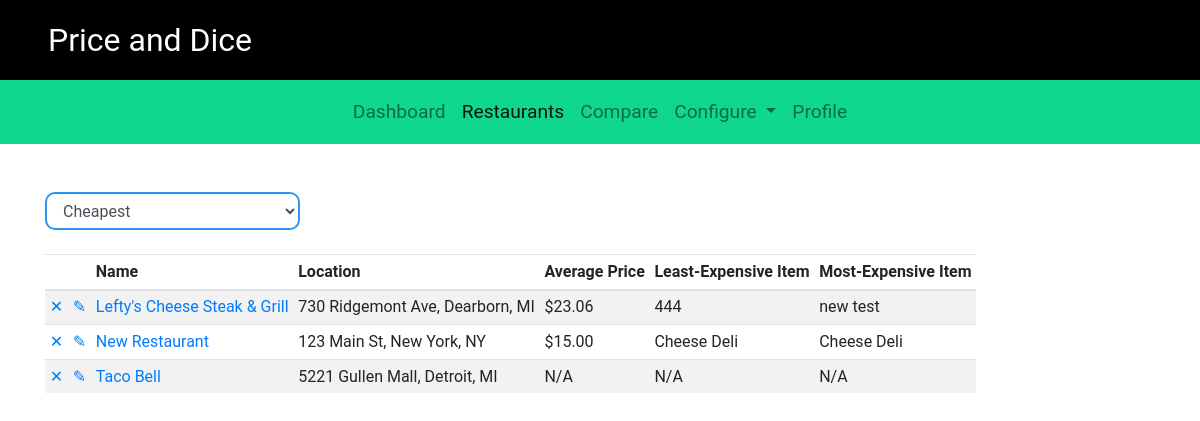
/campus/restaurant_list/, run on the app's committed database.
### campus/models.py (models this page shows, shortened)
class Restaurant(models.Model):
    name = models.CharField(max_length=200)
    location = models.CharField(max_length=200)
    phone_number = models.CharField(max_length=20, default='(xxx) xxx-xxxx')
    description = models.CharField(max_length=300, default='No description added')
    sunday = models.CharField(max_length=20, default=DEFAULT_HOURS)
    monday = models.CharField(max_length=20, default=DEFAULT_HOURS)
    tuesday = models.CharField(max_length=20, default=DEFAULT_HOURS)
    wednesday = models.CharField(max_length=20, default=DEFAULT_HOURS)
    thursday = models.CharField(max_length=20, default=DEFAULT_HOURS)
    friday = models.CharField(max_length=20, default=DEFAULT_HOURS)
    saturday = models.CharField(max_length=20, default=DEFAULT_HOURS)
    item_list = models.ManyToManyField(Item)
    def get_average_price(self):
        item_list = self.item_list.all()
        if not item_list:
            return 'N/A'
        else:
            num_item_list =  0
            total_price = 0
            for i in item_list:
                num_item_list += 1
                total_price += i.price
            return float(total_price / num_item_list)
    def get_min_price(self):
        item_list = self.item_list.all()
        if not item_list:
            return 'N/A'
        else:
            min_price = item_list[0].price
            for i in item_list:
                if i.price < min_price:
                    min_price = i.price
            return min_price
    def get_max_price(self):
        item_list = self.item_list.all()
        if not item_list:
            return 'N/A'
        else:
            max_price = item_list[0].price
            for i in item_list:
                if i.price > max_price:
                    max_price = i.price
            return max_price
    def get_cheapest_item(self):
        item_list = self.item_list.all()
        if not item_list:
            return 'N/A'
        else:
            cheap_price = self.get_min_price()
            cheap_item = None
            for i in item_list:
                if i.price == cheap_price:
                    cheap_item = i.name
                    break
        return cheap_item
    def get_most_expensive(self):
        item_list = self.item_list.all()
        if not item_list:
            return 'N/A'
        else:
            high_price = self.get_max_price()
            expensive_item = None
            for i in item_list:
                if i.price == high_price:
                    expensive_item = i.name
                    break
        return expensive_item

class Item(models.Model):
    price = models.FloatField(default=0)
    name = models.CharField(max_length=50)

### campus/views.py (the view)
# urls.py: path('restaurant_list/', views.restaurant_list, name='restaurant_list'),
def restaurant_list(request):
    restaurant_list = Restaurant.objects.all()
    context = {'restaurant_list': restaurant_list}
    return render(request, 'campus/restaurant-list.html', context)

### campus/templates/campus/restaurant-list.html (shortened to what this page needs)
{% extends "./base.html" %}
{% block restaurant_list_link %}
<li class="nav-item active">
     <a class="nav-link active" href="{% url 'campus:restaurant_list' %}">Restaurants</a>
</li>
{% endblock%}
{% block body %}
<div class="container content-top">
     <div class="row">
          <div class="col-lg-3">
               <select class="form-control blue-input">
                    <option value="1">Cheapest</option>
               </select>
          </div>
     </div>
     <br>
     <div class="row">
          <div class="col-lg-12">
               <table class="table table-sm table-hover table-responsive table-striped">
                    <thead>
                         <tr>
                              <th></th>
                              <th></th>
                              <th>Name</th>
                              <th>Location</th>
                              <th>Average Price</th>
                              <th>Least-Expensive Item</th>
                              <th>Most-Expensive Item</th>
                         </tr>
                    </thead>
                    <tbody>
                         {% for restaurant in restaurant_list %}
                         <tr>
                              <td><a href="{% url 'campus:delete_restaurant' restaurant.id %}">&#10005;</a></td>
                              <td><a href="{% url 'campus:edit_restaurant' restaurant.id %}">&#9998;</a></td>
                              <td><a href="{% url 'campus:restaurant_detail' restaurant.id %}">{{restaurant.name}}</a></td>
                              <td>{{restaurant.location}}</td>
                              <td>
                                   {% if restaurant.get_average_price != 'N/A' %}
                                   ${{restaurant.get_average_price | floatformat:2}}
                                   {% else %}
                                   {{restaurant.get_average_price}}
                                   {% endif %}
                              </td>
                              <td>{{restaurant.get_cheapest_item}}</td>
                              <td>{{restaurant.get_most_expensive}}</td>
                         </tr>
                         {% endfor %}
                    </tbody>
               </table>
          </div>
     </div>
</div>
{% endblock %}

### campus/static/campus/style.css (style rules this page uses)
body { font-family: 'Roboto', sans-serif; }
.content-top { margin-top: 3rem; }

### campus/static/campus/navbar.css (style rules this page uses)
li.nav-item a.nav-link { display: block; height: 4rem; padding-top: 1.1rem; font-size: 1.2rem; }

### campus/static/campus/inputs.css (style rules this page uses)
.blue-input { border: 2px solid #2F96EF; border-radius: 10px; }

### data on the page
Restaurant: name "Lefty's Cheese Steak & Grill", location "730 Ridgemont Ave, Dearborn, MI", get_average_price "23.06", get_cheapest_item "444", get_most_expensive "new test"
Restaurant: name "New Restaurant", location "123 Main St, New York, NY", get_average_price "15.00", get_cheapest_item "Cheese Deli", get_most_expensive "Cheese Deli"
Restaurant: name "Taco Bell", location "5221 Gullen Mall, Detroit, MI", get_average_price "N/A", get_cheapest_item "N/A", get_most_expensive "N/A"
